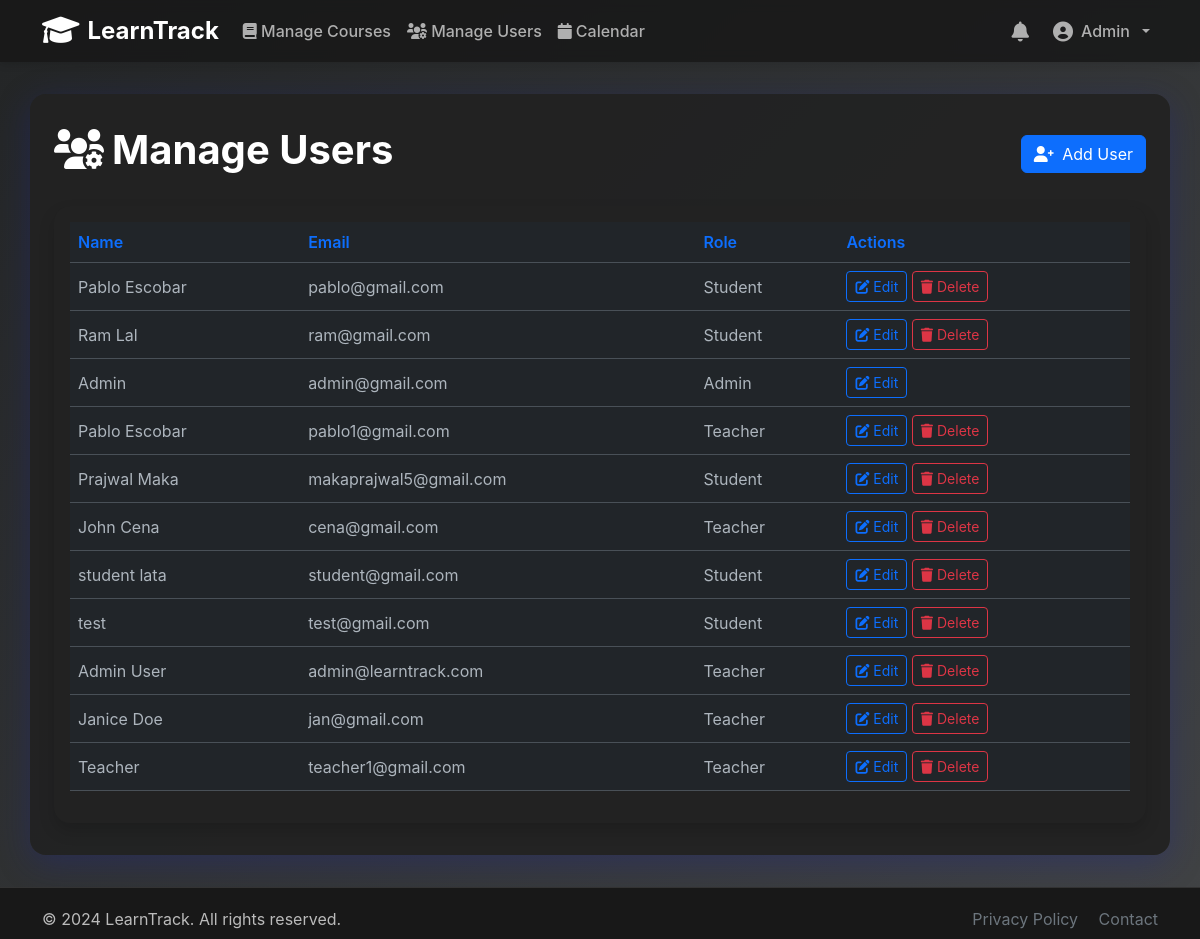
Page /admin/users (signed in) on the earlier database version.
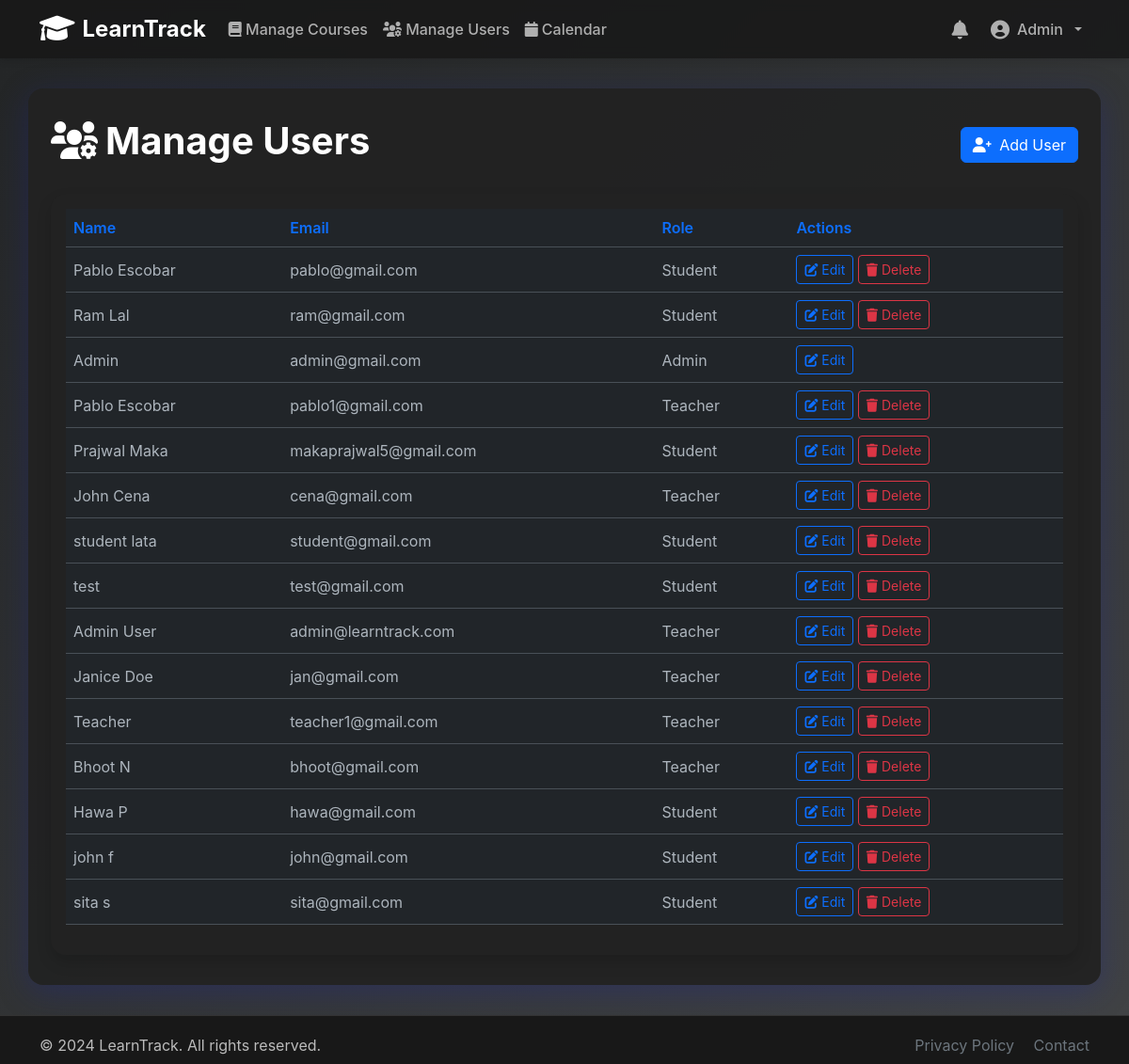
Same page on the later database version.
### models.py (models this page shows, shortened)
class User(UserMixin, db.Model):
    id = db.Column(db.Integer, primary_key=True)
    email = db.Column(db.String(120), unique=True, nullable=False)
    name = db.Column(db.String(100), nullable=False)
    role = db.Column(db.String(20), default='student')  # 'student', 'teacher', 'admin'
    password_hash = db.Column(db.String(256), nullable=False)
    created_at = db.Column(db.DateTime, default=datetime.utcnow)
    course_id = db.Column(db.Integer, db.ForeignKey('course.id'), nullable=True)
    taught_classes = db.relationship('Class', backref='teacher', lazy=True, foreign_keys='Class.teacher_id')
    assignments_created = db.relationship('Assignment', backref='creator', lazy=True, foreign_keys='Assignment.teacher_id')
    submissions = db.relationship('Submission', backref='student', lazy=True, foreign_keys='Submission.student_id')
    enrollments = db.relationship('Enrollment', backref='student', lazy=True, foreign_keys='Enrollment.student_id')
    def is_teacher(self):
        return self.role == 'teacher'
    def is_student(self):
        return self.role == 'student'
    def is_admin(self):
        return self.role == 'admin'

### routes.py (the view)
@admin_bp.route('/admin/users')
@admin_required
def admin_users():
    users = User.query.all()
    return render_template('admin/users.html', users=users)

### app.py (called while the page is built)
@login_manager.user_loader
def load_user(user_id):
    from models import User
    return User.query.get(int(user_id))

@app.context_processor
def inject_notifications():
    if hasattr(current_user, 'is_authenticated') and current_user.is_authenticated:
        notifications = Notification.query.filter_by(user_id=current_user.id).order_by(Notification.timestamp.desc()).limit(10).all()
        unread_notifications = [n for n in notifications if not n.is_read]
        return dict(
            notifications=notifications,
            unread_notifications=unread_notifications
        )
    return dict(notifications=[], unread_notifications=[])

### routes.py (called while the page is built)
def admin_required(f):
    @wraps(f)
    def decorated_function(*args, **kwargs):
        if not current_user.is_authenticated or not current_user.is_admin():
            flash('Admin access required.', 'danger')
            return redirect(url_for('main.index'))
        return f(*args, **kwargs)
    return decorated_function

### templates/admin/users.html (shortened to what this page needs)
{% extends 'base.html' %}
{% block content %}
<div class="row mb-4">
    <div class="col d-flex justify-content-between align-items-center">
        <h1 class="fw-bold"><i class="fas fa-users-cog me-2"></i>Manage Users</h1>
        <a href="{{ url_for('admin.admin_add_user') }}" class="btn btn-primary"><i class="fas fa-user-plus me-1"></i> Add User</a>
    </div>
</div>
<div class="card shadow border-0">
    <div class="card-body">
        <div class="table-responsive">
            <table class="table table-hover align-middle">
                <thead>
                    <tr>
                        <th>Name</th>
                        <th>Email</th>
                        <th>Role</th>
                        <th>Actions</th>
                    </tr>
                </thead>
                <tbody>
                    {% for user in users %}
                    <tr>
                        <td>{{ user.name }}</td>
                        <td>{{ user.email }}</td>
                        <td>{{ user.role.title() }}</td>
                        <td>
                            <a href="{{ url_for('admin.admin_edit_user', user_id=user.id) }}" class="btn btn-sm btn-outline-primary"><i class="fas fa-edit"></i> Edit</a>
                            {% if user.role != 'admin' %}
                            <form action="{{ url_for('admin.admin_delete_user', user_id=user.id) }}" method="post" class="d-inline-block" onsubmit="return confirm('Are you sure you want to delete this user?');">
                                <button type="submit" class="btn btn-sm btn-outline-danger"><i class="fas fa-trash"></i> Delete</button>
                            </form>
                            {% endif %}
                        </td>
                    </tr>
                    {% endfor %}
                </tbody>
            </table>
        </div>
    </div>
</div>
{% endblock %}

### templates/base.html (shortened to what this page needs)
<!DOCTYPE html>
<html lang="en" data-bs-theme="dark">
<head>
    <link href="https://cdn.jsdelivr.net/npm/bootstrap@5.3.0/dist/css/bootstrap.min.css" rel="stylesheet">
    <link href="https://cdnjs.cloudflare.com/ajax/libs/font-awesome/6.0.0/css/all.min.css" rel="stylesheet">
    <link href='https://cdn.jsdelivr.net/npm/fullcalendar@6.1.8/index.global.min.css' rel='stylesheet'>
    <link href="{{ url_for('static', filename='css/style.css') }}" rel="stylesheet">
</head>
<body{% if current_user.is_authenticated %} data-user-id="{{ current_user.id }}"{% endif %}>
    <nav id="mainNavbar" class="navbar navbar-expand-lg navbar-light navbar-glass sticky-top">
        <div class="container">
            <a class="navbar-brand d-flex align-items-center gap-2" href="{{ url_for('main.index') }}">
                <i class="fas fa-graduation-cap fa-lg"></i>
                <span class="fw-bold">LearnTrack</span>
            </a>
            <div class="collapse navbar-collapse" id="navbarNav">
                {% if current_user.is_authenticated %}
                <ul class="navbar-nav me-auto mb-2 mb-lg-0">
                    {% if current_user.is_admin() %}
                        <li class="nav-item"><a class="nav-link" href="{{ url_for('admin.admin_courses') }}"><i class="fas fa-book"></i> Manage Courses</a></li>
                        <li class="nav-item"><a class="nav-link" href="{{ url_for('admin.admin_users') }}"><i class="fas fa-users-cog"></i> Manage Users</a></li>
                    {% endif %}
                    <li class="nav-item"><a class="nav-link" href="{{ url_for('main.calendar') }}"><i class="fas fa-calendar me-1"></i>Calendar</a></li>
                </ul>
                <ul class="navbar-nav ms-auto align-items-center">
                    <li class="nav-item dropdown me-2">
                        <a class="nav-link position-relative" href="#" id="notifDropdown" role="button" data-bs-toggle="dropdown" aria-expanded="false" title="Notifications">
                            <i class="fas fa-bell fa-lg"></i>
                            {% set unread_count = g.unread_notifications|length if g.unread_notifications is defined else 0 %}
                        </a>
                    </li>
                    <li class="nav-item dropdown">
                        <a class="nav-link dropdown-toggle d-flex align-items-center gap-2" href="#" role="button" data-bs-toggle="dropdown">
                            <i class="fas fa-user-circle fa-lg"></i>{{ current_user.name }}
                        </a>
                    </li>
                </ul>
                {% endif %}
            </div>
        </div>
    </nav>
    <main class="container main-container">
        {% block content %}{% endblock %}
    </main>
    <footer>
        <div class="container">
            <div class="row align-items-center">
                <div class="col-md-6 text-md-start text-center mb-2 mb-md-0">
                    &copy; {{ 2024 }} LearnTrack. All rights reserved.
                </div>
                <div class="col-md-6 text-md-end text-center">
                    <a href="#" class="text-decoration-none text-secondary me-3">Privacy Policy</a>
                    <a href="#" class="text-decoration-none text-secondary">Contact</a>
                </div>
            </div>
        </div>
    </footer>
</body>
</html>

### static/css/style.css (style rules this page uses)
body { font-family: -apple-system, BlinkMacSystemFont, 'Segoe UI', Roboto, sans-serif; }
[data-bs-theme="dark"] body { background: linear-gradient(135deg, #232526 0%, #414345 100%); color: #f8f9fa; }
.main-container { background: rgba(34, 34, 34, 0.95); border-radius: 1rem; box-shadow: 0 8px 32px 0 rgba(31, 38, 135, 0.15); padding: 2rem 1.5rem; margin-top: 2rem; margin-bottom: 2rem; }
.card { transition: transform 0.2s, box-shadow 0.2s; border-radius: 1rem; background: rgba(34, 34, 34, 0.92); box-shadow: 0 4px 24px 0 rgba(31, 38, 135, 0.15); border: none; }
.table th { border-top: none; font-weight: 600; color: var(--bs-primary); }
[data-bs-theme="dark"] .table { color: #f8f9fa; background: transparent; }
.navbar-brand { font-weight: 700; font-size: 1.5rem; }
.nav-link { font-weight: 500; }
.navbar-glass { background: rgba(24, 24, 24, 0.85) !important; box-shadow: 0 2px 8px rgba(0,0,0,0.15); backdrop-filter: blur(6px); }
footer { background: #181818; color: #bbb; padding: 1.2rem 0 0.5rem 0; text-align: center; font-size: 1rem; border-top: 1px solid #333; }

### templates/base.html (style rules this page uses)
:root { --navbar-glass-bg: rgba(24, 24, 24, 0.85); --main-bg: rgba(34, 34, 34, 0.95); --main-text: #fff; }
body { min-height: 100vh; background: linear-gradient(135deg, #232526 0%, #414345 100%); }
.main-container { background: var(--main-bg); color: var(--main-text); border-radius: 1rem; box-shadow: 0 8px 32px 0 rgba(31, 38, 135, 0.37); padding: 2rem 1.5rem; margin-top: 2rem; margin-bottom: 2rem; }
footer { background: #181818; color: #bbb; padding: 1.2rem 0 0.5rem 0; text-align: center; font-size: 1rem; border-top: 1px solid #333; }
.navbar-glass { background: var(--navbar-glass-bg) !important; box-shadow: 0 2px 8px rgba(0,0,0,0.15); backdrop-filter: blur(6px); }

Differences in the rows shown:
added User: name "Bhoot N", email "bhoot@gmail.com", role "Teacher"
added User: name "Hawa P", email "hawa@gmail.com", role "Student"
added User: name "john f", email "john@gmail.com", role "Student"
added User: name "sita s", email "sita@gmail.com", role "Student"
